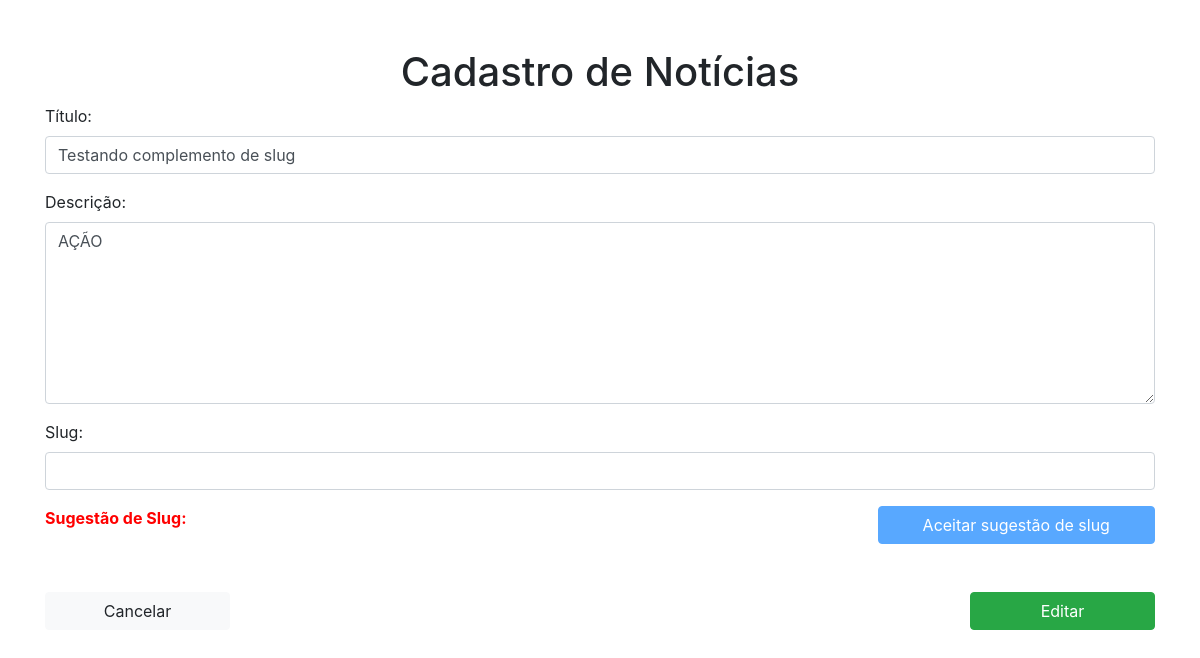
Page /editar.php?codigo=13 on the earlier database version.
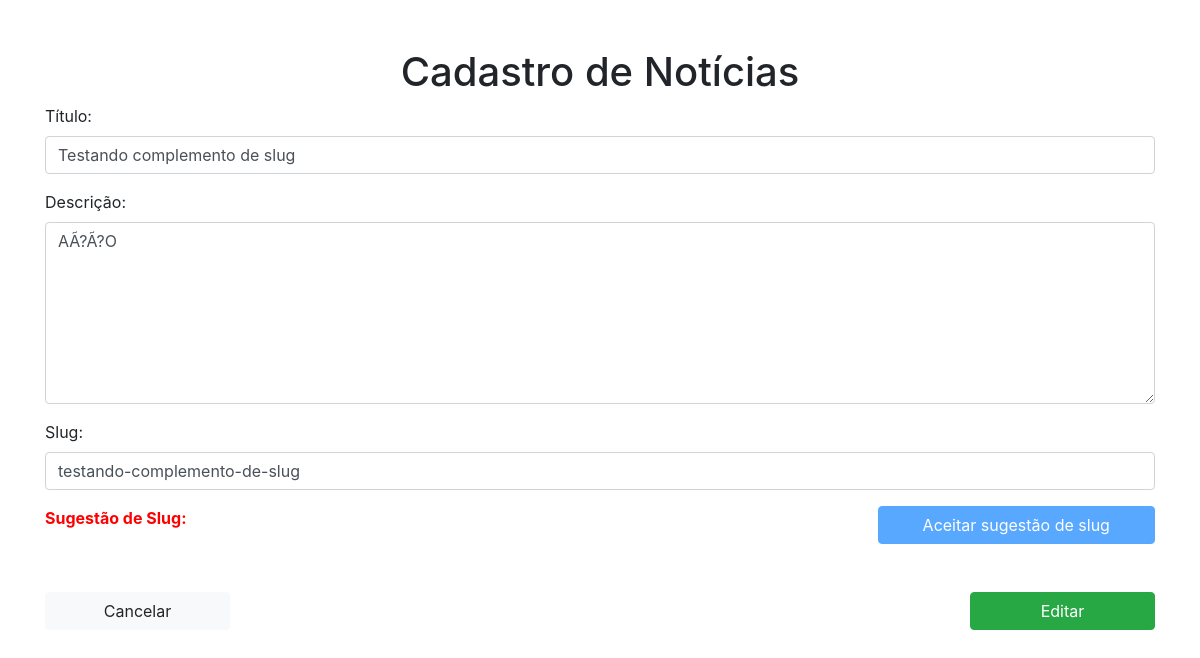
Same page on the later database version.
### tables this page shows
CREATE TABLE IF NOT EXISTS `noticia` (
  `id` int(11) NOT NULL AUTO_INCREMENT,
  `titulo` varchar(255) DEFAULT NULL,
  `descricao` longtext,
  `slug` varchar(255) DEFAULT NULL,
  `complemento` int(11) DEFAULT NULL,
  PRIMARY KEY (`id`)
);

### functions.php (called while the page is built, shortened)
<?php
$conexao = mysqli_connect('localhost','root','', 'crud_sem_lacos');
function get_conexao() {
    global $conexao;
    return $conexao;
}
function db_select($comando, $array=array(), $cabecalho=false) {
    $comando = !empty($array) ? sf($comando, $array) : $comando;
    $resultado = mysqli_query(get_conexao(), $comando);
    $saida = mysqli_fetch_all($resultado);
    $lista = array();
    $campos = campos($resultado);
    array_walk($saida, function($elementoPai, $chavePai) use (&$lista, $campos) {
        array_walk($elementoPai, function($valor, $chave) use (&$lista, $campos, $chavePai){
            $lista[$chavePai][$campos[$chave]] = $valor;
        });
    });
    $saida = $lista;
    array_walk_recursive($saida, function(&$item){
        $item = utf8_encode($item);
    });
    return $saida;
}
function db_select_one($comando, $array=array(), $cabecalho=false) {
    $retorno = db_select($comando, $array, $cabecalho);
    if (count($retorno) == 1) {
        $retorno = array_shift($retorno);
    } else {
        $retorno = false;
    }
    return $retorno;
}
function campos($resultado){
    $saida = mysqli_fetch_fields($resultado);
    array_walk($saida, function (&$campo) {
        $campo = $campo->name;
    });
    return $saida;
}
function sf($string, $array) {
    array_walk($array, function ($valor, $chave) use (&$string){
        $string = str_replace(":".$chave, $valor, $string);
    });
    return $string;
}

### editar.php (the view, shortened to what this page needs)
<?php
require_once('functions.php');
$sql = '
    SELECT
        n.id,
        n.titulo,
        n.descricao,
        IF(CONCAT(n.slug,"-",n.complemento) IS NOT NULL, CONCAT(n.slug,"-",n.complemento), n.slug) slug
    FROM
        noticia n
    WHERE
        id = :codigo
';
$noticia = db_select_one($sql, array(
    'codigo' => !empty($_GET['codigo']) ? $_GET['codigo'] : ""
));
?>
<!DOCTYPE html>
<html lang="pt-br">
    <head>
        <link rel="stylesheet" href="bootstrap/dist/css/bootstrap.min.css" />
    </head>
    <body>
        <div class="container">
            <br clear="both">
            <br clear="both">
            <div class="row div-titulo">
                <h1>Cadastro de Notícias</h1>
            </div>
            <form action="noticiaCRUD.php" method="POST">
                <div class="form-group">
                    <label for="titulo">Título:</label>
                    <input type="text" id="titulo" name="titulo" onkeyup="gera_slug(this.value);" value="<?php echo $noticia['titulo'] ; ?>" class="form-control col-md-12" maxLength="255">
                </div>
                <div class="form-group">
                    <label for="descricao">Descrição:</label>
                    <textarea name="descricao" id="descricao" class="form-control col-md-12" maxLength="4000" rows="7"><?php echo $noticia['descricao'] ; ?></textarea>
                </div>
                <div class="form-group">
                    <label for="slug">Slug:</label>
                    <input type="text" id="slug" name="slug" value="<?php echo $noticia['slug'] ; ?>" class="form-control col-md-12" maxLength="50">
                </div>
                <div class="slug-infos">
                    <span class="sug-slug-title">Sugestão de Slug: </span><span id="sug-slug" class="sug-slug-description"></span>
                    <button type="button" id="aceita-sugestao" class="btn btn-primary col-md-3" disabled>Aceitar sugestão de slug</button>
                </div>
                <br clear="both">
                <br clear="both">
                <div class="clearfix">
                    <a href="/index.php" class="btn btn-light float-left col-md-2">
                        Cancelar
                    </a>
                    <input type="submit" class="btn btn-success float-right col-md-2" name="editar" value="Editar">
                </div>
                <br clear="both">
                <br clear="both">
            </form>
        </div>
    </body>
</html>

Differences in the rows shown:
changed noticia "Testando complemento de slug": descricao "AÇÃO" → "AÃ?Ã?O"
Other differences:
form field slug: (not shown) → "testando-complemento-de-slug"
